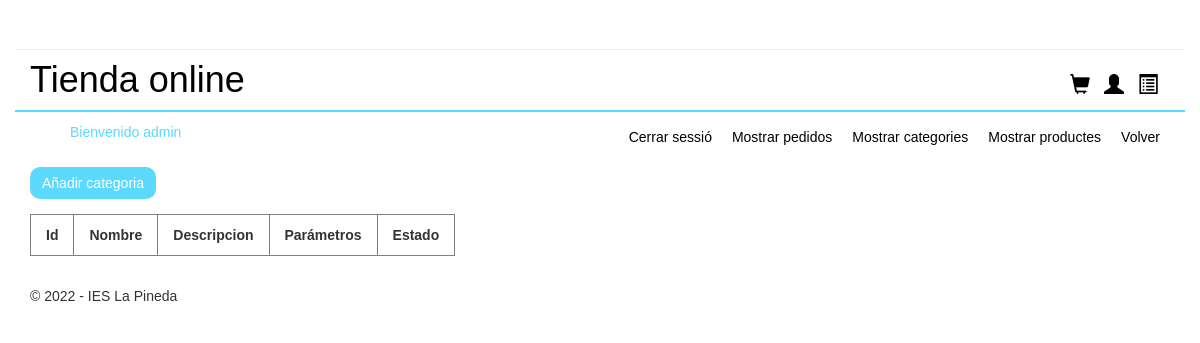
The page /admin/admin.php?controller=Administrador&action=iniciarVistaCategorias (signed in) on the database as committed earlier.
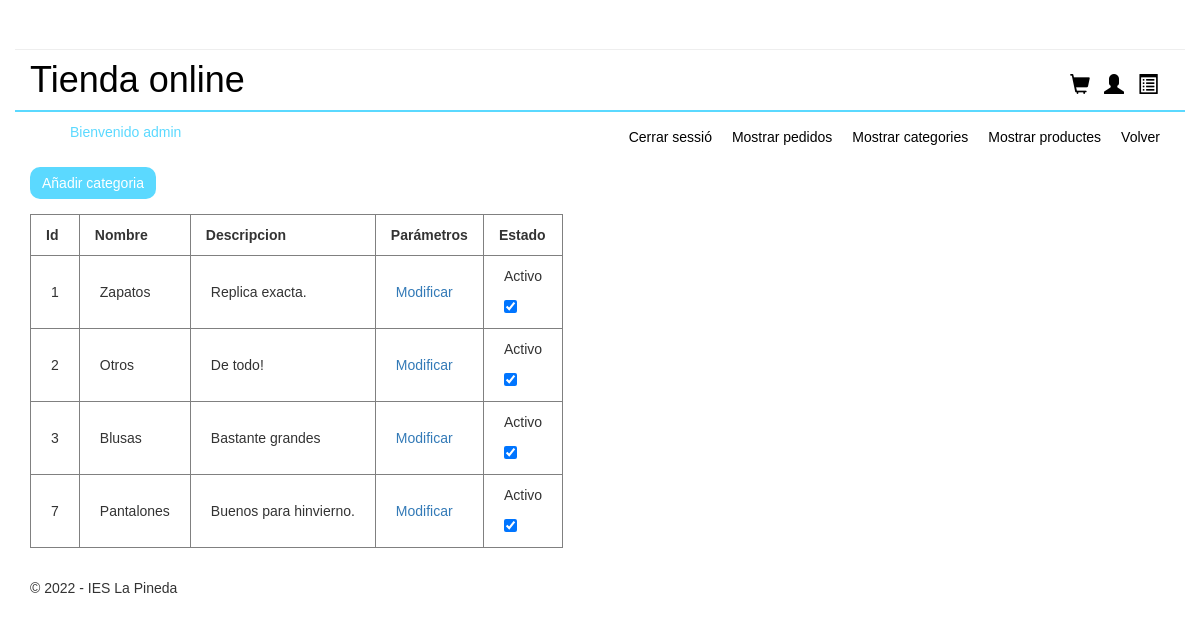
The same page on the database as committed later.
### tables this page shows
CREATE TABLE `categorias` (
  `id_categoria` int(255) NOT NULL,
  `nombre` varchar(255) NOT NULL,
  `descripcion` varchar(255) NOT NULL,
  `isactive` int(1) NOT NULL
);

### admin/controllers/AdministradorController.php (called while the page is built, shortened)
<?php
class AdministradorController
{
    public function iniciarVistaCategorias()
    {
        require_once "./models/administrador.php";
        $administrador = new Administrador();
        $todasLasCategorias = $administrador->mostrarCategorias();
        require_once "./views/mostrarCategorias.php";
    }
}

### models/database.php (called while the page is built, shortened)
<?php
class Database{
    public function __construct(){
        $servername = "localhost";
        $dbname= "botiga";
        $username = "root";
        $password = "";
		$this->db = new PDO("mysql:host=$servername;dbname=$dbname",$username, $password);
    }
}

### admin/models/administrador.php (called while the page is built, shortened)
<?php
require_once("../models/database.php");
class Administrador extends Database
{
    function mostrarCategorias()
    {
        $stmt = $this->db->prepare("SELECT * FROM categorias");
        $categories = array();
        if ($stmt->execute()) {
            while ($row = $stmt->fetch(PDO::FETCH_ASSOC)) {
                $categories[] = $row;
            }
        }
        return $categories;
    }
}

### admin/views/mostrarCategorias.php (the view, shortened to what this page needs)
<?php
  if ($_SESSION['role'] == 'admin') {
    echo "<a id='añadir_categoria' href='admin.php?controller=Administrador&action=iniciarAltaCategoria' class='btn btn-primary'>Añadir categoria</a>";
    echo "<table border='1' id='tablacategorias'>";
    echo "<tr>";
    echo "<th>Id</th>";
    echo "<th>Nombre</th>";
    echo "<th>Descripcion</th>";
    echo "<th>Parámetros</th>";
    echo "<th>Estado</th>";
    echo "</tr>";
    foreach ($todasLasCategorias as $categoria) {
      echo "<tr>";
      echo "<td>".$categoria['id_categoria']."</td>";
      echo "<td>". $categoria['nombre'] . "</td>";
      echo "<td>".$categoria['descripcion'] . "</td>";
      echo "<td><a href='?controller=Administrador&action=iniciarModificarCategoria&id_categoria=".$categoria['id_categoria']."'>Modificar</a></td>";
      echo "<td>";
      if ($categoria['isactive'] == 1) {
        echo "<p>Activo</p>";
      } else {
        echo "<p>Inactivo</p>";
      }
      echo "<form action='?controller=Administrador&action=activarCategoria' method='post'>";
      echo "<input type='checkbox' onChange='this.form.submit()' name='isactive' ";
      if ($categoria['isactive'] == 1) {
        echo "checked";
      } else {
        echo "";
      }
      echo ">";
      echo "</form>";
      echo "</tr>";
  }
    echo "</table>";
  } else {
    echo "<p>No tienes permisos para ver esta página</p>";
    header("Refresh:3; url=admin.php");
  }
?>

Rows that differ between the two databases and show on the page:
added categorias: id_categoria "1", nombre "Zapatos", descripcion "Replica exacta.", shows "Activo", isactive "☑"
added categorias: id_categoria "2", nombre "Otros", descripcion "De todo!", shows "Activo", isactive "☑"
added categorias: id_categoria "3", nombre "Blusas", descripcion "Bastante grandes", shows "Activo", isactive "☑"
added categorias: id_categoria "7", nombre "Pantalones", descripcion "Buenos para hinvierno.", shows "Activo", isactive "☑"
